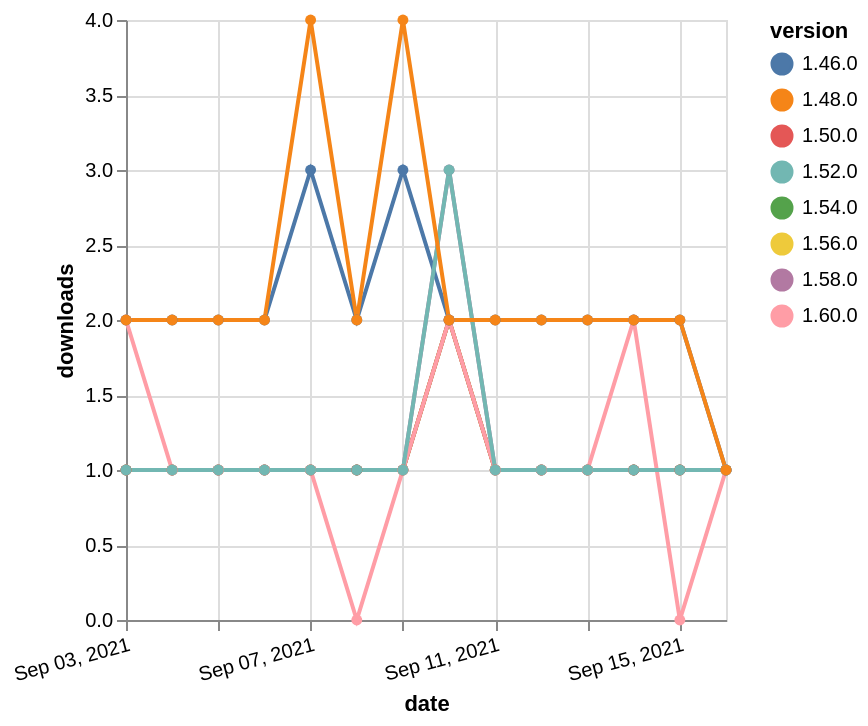

This figure's Vega-Lite source:
### Vega-Lite specification from a JSON file in a GitHub repository (floating-point values rounded to 4 significant figures)
{"$schema": "https://vega.github.io/schema/vega-lite/v5.json", "description": "A simple bar chart with embedded data.", "data": {"values": [{"date": "2021-09-03", "total": 165, "delta": 1, "version": "1.56.0"}, {"date": "2021-09-04", "total": 166, "delta": 1, "version": "1.56.0"}, {"date": "2021-09-05", "total": 167, "delta": 1, "version": "1.56.0"}, {"date": "2021-09-06", "total": 168, "delta": 1, "version": "1.56.0"}, {"date": "2021-09-07", "total": 169, "delta": 1, "version": "1.56.0"}, {"date": "2021-09-08", "total": 170, "delta": 1, "version": "1.56.0"}, {"date": "2021-09-09", "total": 171, "delta": 1, "version": "1.56.0"}, {"date": "2021-09-10", "total": 173, "delta": 2, "version": "1.56.0"}, {"date": "2021-09-11", "total": 174, "delta": 1, "version": "1.56.0"}, {"date": "2021-09-12", "total": 175, "delta": 1, "version": "1.56.0"}, {"date": "2021-09-13", "total": 176, "delta": 1, "version": "1.56.0"}, {"date": "2021-09-14", "total": 177, "delta": 1, "version": "1.56.0"}, {"date": "2021-09-15", "total": 178, "delta": 1, "version": "1.56.0"}, {"date": "2021-09-16", "total": 179, "delta": 1, "version": "1.56.0"}, {"date": "2021-09-03", "total": 186, "delta": 1, "version": "1.54.0"}, {"date": "2021-09-04", "total": 187, "delta": 1, "version": "1.54.0"}, {"date": "2021-09-05", "total": 188, "delta": 1, "version": "1.54.0"}, {"date": "2021-09-06", "total": 189, "delta": 1, "version": "1.54.0"}, {"date": "2021-09-07", "total": 190, "delta": 1, "version": "1.54.0"}, {"date": "2021-09-08", "total": 191, "delta": 1, "version": "1.54.0"}, {"date": "2021-09-09", "total": 192, "delta": 1, "version": "1.54.0"}, {"date": "2021-09-10", "total": 194, "delta": 2, "version": "1.54.0"}, {"date": "2021-09-11", "total": 195, "delta": 1, "version": "1.54.0"}, {"date": "2021-09-12", "total": 196, "delta": 1, "version": "1.54.0"}, {"date": "2021-09-13", "total": 197, "delta": 1, "version": "1.54.0"}, {"date": "2021-09-14", "total": 198, "delta": 1, "version": "1.54.0"}, {"date": "2021-09-15", "total": 199, "delta": 1, "version": "1.54.0"}, {"date": "2021-09-16", "total": 200, "delta": 1, "version": "1.54.0"}, {"date": "2021-09-03", "total": 183, "delta": 1, "version": "1.58.0"}, {"date": "2021-09-04", "total": 184, "delta": 1, "version": "1.58.0"}, {"date": "2021-09-05", "total": 185, "delta": 1, "version": "1.58.0"}, {"date": "2021-09-06", "total": 186, "delta": 1, "version": "1.58.0"}, {"date": "2021-09-07", "total": 187, "delta": 1, "version": "1.58.0"}, {"date": "2021-09-08", "total": 188, "delta": 1, "version": "1.58.0"}, {"date": "2021-09-09", "total": 189, "delta": 1, "version": "1.58.0"}, {"date": "2021-09-10", "total": 192, "delta": 3, "version": "1.58.0"}, {"date": "2021-09-11", "total": 193, "delta": 1, "version": "1.58.0"}, {"date": "2021-09-12", "total": 194, "delta": 1, "version": "1.58.0"}, {"date": "2021-09-13", "total": 195, "delta": 1, "version": "1.58.0"}, {"date": "2021-09-14", "total": 196, "delta": 1, "version": "1.58.0"}, {"date": "2021-09-15", "total": 197, "delta": 1, "version": "1.58.0"}, {"date": "2021-09-16", "total": 198, "delta": 1, "version": "1.58.0"}, {"date": "2021-09-03", "total": 242, "delta": 1, "version": "1.50.0"}, {"date": "2021-09-04", "total": 243, "delta": 1, "version": "1.50.0"}, {"date": "2021-09-05", "total": 244, "delta": 1, "version": "1.50.0"}, {"date": "2021-09-06", "total": 245, "delta": 1, "version": "1.50.0"}, {"date": "2021-09-07", "total": 246, "delta": 1, "version": "1.50.0"}, {"date": "2021-09-08", "total": 247, "delta": 1, "version": "1.50.0"}, {"date": "2021-09-09", "total": 248, "delta": 1, "version": "1.50.0"}, {"date": "2021-09-10", "total": 250, "delta": 2, "version": "1.50.0"}, {"date": "2021-09-11", "total": 251, "delta": 1, "version": "1.50.0"}, {"date": "2021-09-12", "total": 252, "delta": 1, "version": "1.50.0"}, {"date": "2021-09-13", "total": 253, "delta": 1, "version": "1.50.0"}, {"date": "2021-09-14", "total": 254, "delta": 1, "version": "1.50.0"}, {"date": "2021-09-15", "total": 255, "delta": 1, "version": "1.50.0"}, {"date": "2021-09-16", "total": 256, "delta": 1, "version": "1.50.0"}, {"date": "2021-09-03", "total": 123, "delta": 2, "version": "1.60.0"}, {"date": "2021-09-04", "total": 124, "delta": 1, "version": "1.60.0"}, {"date": "2021-09-05", "total": 125, "delta": 1, "version": "1.60.0"}, {"date": "2021-09-06", "total": 126, "delta": 1, "version": "1.60.0"}, {"date": "2021-09-07", "total": 127, "delta": 1, "version": "1.60.0"}, {"date": "2021-09-08", "total": 127, "delta": 0, "version": "1.60.0"}, {"date": "2021-09-09", "total": 128, "delta": 1, "version": "1.60.0"}, {"date": "2021-09-10", "total": 130, "delta": 2, "version": "1.60.0"}, {"date": "2021-09-11", "total": 131, "delta": 1, "version": "1.60.0"}, {"date": "2021-09-12", "total": 132, "delta": 1, "version": "1.60.0"}, {"date": "2021-09-13", "total": 133, "delta": 1, "version": "1.60.0"}, {"date": "2021-09-14", "total": 135, "delta": 2, "version": "1.60.0"}, {"date": "2021-09-15", "total": 135, "delta": 0, "version": "1.60.0"}, {"date": "2021-09-16", "total": 136, "delta": 1, "version": "1.60.0"}, {"date": "2021-09-03", "total": 2371, "delta": 2, "version": "1.46.0"}, {"date": "2021-09-04", "total": 2373, "delta": 2, "version": "1.46.0"}, {"date": "2021-09-05", "total": 2375, "delta": 2, "version": "1.46.0"}, {"date": "2021-09-06", "total": 2377, "delta": 2, "version": "1.46.0"}, {"date": "2021-09-07", "total": 2380, "delta": 3, "version": "1.46.0"}, {"date": "2021-09-08", "total": 2382, "delta": 2, "version": "1.46.0"}, {"date": "2021-09-09", "total": 2385, "delta": 3, "version": "1.46.0"}, {"date": "2021-09-10", "total": 2387, "delta": 2, "version": "1.46.0"}, {"date": "2021-09-11", "total": 2389, "delta": 2, "version": "1.46.0"}, {"date": "2021-09-12", "total": 2391, "delta": 2, "version": "1.46.0"}, {"date": "2021-09-13", "total": 2393, "delta": 2, "version": "1.46.0"}, {"date": "2021-09-14", "total": 2395, "delta": 2, "version": "1.46.0"}, {"date": "2021-09-15", "total": 2397, "delta": 2, "version": "1.46.0"}, {"date": "2021-09-16", "total": 2398, "delta": 1, "version": "1.46.0"}, {"date": "2021-09-03", "total": 337, "delta": 1, "version": "1.52.0"}, {"date": "2021-09-04", "total": 338, "delta": 1, "version": "1.52.0"}, {"date": "2021-09-05", "total": 339, "delta": 1, "version": "1.52.0"}, {"date": "2021-09-06", "total": 340, "delta": 1, "version": "1.52.0"}, {"date": "2021-09-07", "total": 341, "delta": 1, "version": "1.52.0"}, {"date": "2021-09-08", "total": 342, "delta": 1, "version": "1.52.0"}, {"date": "2021-09-09", "total": 343, "delta": 1, "version": "1.52.0"}, {"date": "2021-09-10", "total": 346, "delta": 3, "version": "1.52.0"}, {"date": "2021-09-11", "total": 347, "delta": 1, "version": "1.52.0"}, {"date": "2021-09-12", "total": 348, "delta": 1, "version": "1.52.0"}, {"date": "2021-09-13", "total": 349, "delta": 1, "version": "1.52.0"}, {"date": "2021-09-14", "total": 350, "delta": 1, "version": "1.52.0"}, {"date": "2021-09-15", "total": 351, "delta": 1, "version": "1.52.0"}, {"date": "2021-09-16", "total": 352, "delta": 1, "version": "1.52.0"}, {"date": "2021-09-03", "total": 2505, "delta": 2, "version": "1.48.0"}, {"date": "2021-09-04", "total": 2507, "delta": 2, "version": "1.48.0"}, {"date": "2021-09-05", "total": 2509, "delta": 2, "version": "1.48.0"}, {"date": "2021-09-06", "total": 2511, "delta": 2, "version": "1.48.0"}, {"date": "2021-09-07", "total": 2515, "delta": 4, "version": "1.48.0"}, {"date": "2021-09-08", "total": 2517, "delta": 2, "version": "1.48.0"}, {"date": "2021-09-09", "total": 2521, "delta": 4, "version": "1.48.0"}, {"date": "2021-09-10", "total": 2523, "delta": 2, "version": "1.48.0"}, {"date": "2021-09-11", "total": 2525, "delta": 2, "version": "1.48.0"}, {"date": "2021-09-12", "total": 2527, "delta": 2, "version": "1.48.0"}, {"date": "2021-09-13", "total": 2529, "delta": 2, "version": "1.48.0"}, {"date": "2021-09-14", "total": 2531, "delta": 2, "version": "1.48.0"}, {"date": "2021-09-15", "total": 2533, "delta": 2, "version": "1.48.0"}, {"date": "2021-09-16", "total": 2534, "delta": 1, "version": "1.48.0"}]}, "width": "container", "mark": {"type": "line", "point": {"filled": true}}, "encoding": {"x": {"field": "date", "type": "temporal", "timeUnit": "yearmonthdate", "title": "date", "axis": {"labelAngle": -15}}, "y": {"field": "delta", "type": "quantitative", "title": "downloads"}, "color": {"field": "version", "type": "nominal"}, "tooltip": {"field": "delta"}}}
